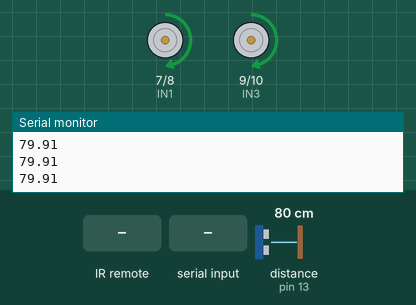
The sketch below on a simulated Arduino Uno, built with avr-gcc and run on an emulated ATmega328P. Shown: motor-driver pin pairs drawn as motors (green arrow = first pin HIGH = forward, orange = second pin HIGH = backward, longer = more drive, scaled by the enable pin), the last lines printed to the serial monitor. Wiring (inferred from the names in the program): ultrasonic range finder: trigger pin 12; echo pin 13. The test bench sets the inputs (shaded band); at power-on: distance to the obstacle (sensor on pin 13) 80 cm. The echo pulse lasts 58.3 µs per cm.

Above: at 1.8 s.
1.9 s: distance to the obstacle (sensor on pin 13) set to 23 cm
4.9 s: distance to the obstacle (sensor on pin 13) set to 19 cm
At 6.2 s:
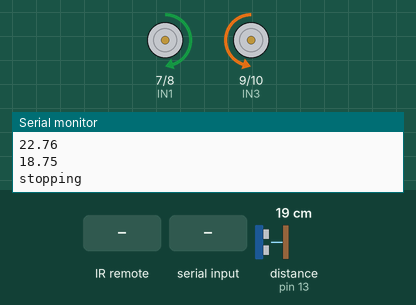
At 6.8 s:
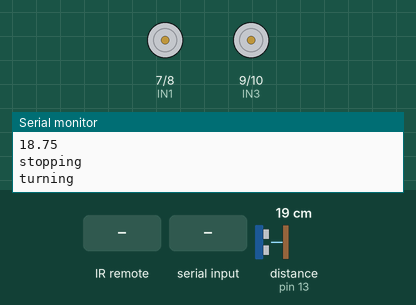
7.9 s: infrared code 0x00FF4AB5 received
At 10.3 s:
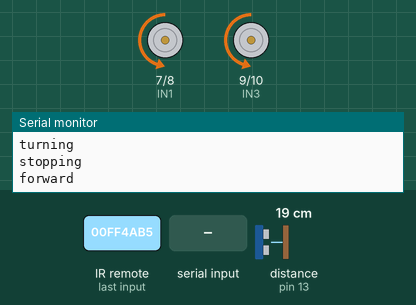
10.6 s: "left" received over Serial
13.6 s: "back" received over Serial
Timing chart, 0 to 16.6 s (numbered marks = the images above; inputs shaded):
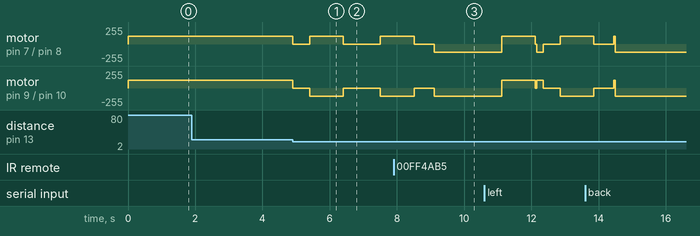

Measured:
- the behaviour switches between 21 and 20 cm on distance to the obstacle (sensor on pin 13) (found by bisection; images 0 and 1)
- after the input at 4.9 s, motor on pin 7 (IN1) / pin 8 (IN2): forward 120/255 → stopped at once, → forward 120/255 0.50 s later, → stopped 1.0 s later, → forward 120/255 1.1 s later; motor on pin 9 (IN3) / pin 10 (IN4): forward 120/255 → stopped at once, → backward 120/255 0.50 s later, → stopped 1.0 s later, → backward 120/255 1.1 s later

The sketch:

MissionHacks_AutonomousCar.ino
```cpp
#include <SoftwareSerial.h>
#include <IRremote.h>


#define echoPin 13
#define trigPin 12
#define IN1  7   //K1、K2 motor direction
#define IN2  8     //K1、K2 motor direction
#define IN3  9    //K3、K4 motor direction
#define IN4  10   //K3、K4 motor direction
#define ENA  5    // Needs to be a PWM pin to be able to control motor speed ENA
#define ENB  6    // Needs to be a PWM pin to be able to control motor speed ENA
#define IR_PIN    11 //IR receiver Signal pin connect to Arduino pin D2
IRrecv IR(IR_PIN);  //   IRrecv object  IR get code from IR remoter
decode_results IRresults;
#define LFSensor_1 2 //line follow sensor1
#define LFSensor_2 3 //line follow sensor2
char sensor[2]={0,0};
#define IR_ADVANCE       0x00FF18E7       //code from IR controller "▲" button
#define IR_BACK          0x00FF4AB5       //code from IR controller "▼" button
#define IR_RIGHT         0x00FF5AA5       //code from IR controller ">" button
#define IR_LEFT          0x00FF10EF       //code from IR controller "<" button
#define IR_LINEFOLLOW 0x00FF38C7       //code from IR controller "OK" button
// #define IR_LINEFOLLOW 0x00FFB04F       //code from IR controller "#" button
#define IR_STOP               0x00FF9867       //code from IR controller "0" button
String voice;
float duration, distance;
String string, conca;
int x;

enum DN
{
 GO_ADVANCE, //go forward
 GO_LEFT, //left turn
 GO_RIGHT,//right turn
 GO_BACK,//backward
 STOP_STOP,
 START_LINEFOLLOW,//start line follow
 STOP_LINEFOLLOW,//stop line follow
 DEF
}Drive_Num=DEF;

bool stopFlag = true;//set stop flag
bool JogFlag = false;
uint16_t JogTimeCnt = 0;
uint32_t JogTime=0;
uint8_t motor_update_flag = 0;


/*motor control*/
void go_ahead()  //motor rotate clockwise -->robot go ahead
{
 digitalWrite(IN1, HIGH);
 digitalWrite(IN2, LOW);
 digitalWrite(IN3, HIGH);
 digitalWrite(IN4,LOW);
}
void go_back(int t) //motor rotate counterclockwise -->robot go back
{
 digitalWrite(IN1, LOW);
 digitalWrite(IN2, HIGH);
 digitalWrite(IN3, LOW);
 digitalWrite(IN4,HIGH);
 delay(t);
}
void go_stop() //motor brake -->robot stop
{
 digitalWrite(IN1, LOW);
 digitalWrite(IN2, LOW);
 digitalWrite(IN3, LOW);
 digitalWrite(IN4,LOW);
}
void turn_right(int t)  //left motor rotate clockwise and right motor rotate counterclockwise -->robot turn right
{
 digitalWrite(IN1, LOW);
 digitalWrite(IN2, HIGH);
 digitalWrite(IN3, HIGH);
 digitalWrite(IN4, LOW);
 delay(t);
}
void turn_left(int t) //left motor rotate counterclockwise and right motor rotate clockwise -->robot turn left
{
 digitalWrite(IN1, HIGH);
 digitalWrite(IN2, LOW);
 digitalWrite(IN3, LOW);
 digitalWrite(IN4, HIGH);
 delay(t);
}
/*set motor speed */
void set_motorspeed(int lspeed,int rspeed) //change motor speed
{
 analogWrite(ENA,lspeed);//lspeed:0-255
 analogWrite(ENB,rspeed);//rspeed:0-255
}

void do_IR_Tick()
{
 if(IR.decode(&IRresults))
 {
   if(IRresults.value==IR_ADVANCE)
   {
     Drive_Num=GO_ADVANCE;
   }
   else if(IRresults.value==IR_RIGHT)
   {
      Drive_Num=GO_RIGHT;
   }
   else if(IRresults.value==IR_LEFT)
   {
      Drive_Num=GO_LEFT;
   }
   else if(IRresults.value==IR_BACK)
   {
       Drive_Num=GO_BACK;
   }
   else if(IRresults.value==IR_STOP)
   {
       Drive_Num=STOP_STOP;
   }
   else if(IRresults.value==IR_LINEFOLLOW)
    {
      Drive_Num=START_LINEFOLLOW;
    }
    else if(IRresults.value==IR_STOP)
    {
       Drive_Num=STOP_LINEFOLLOW;
    }
   IRresults.value = 0;
   IR.resume();
 }
}

void read_sensor_values()
{
  sensor[0]=digitalRead(LFSensor_1);
  sensor[1]=digitalRead(LFSensor_2);
}
void auto_tarcking(){
  read_sensor_values();
  if((sensor[0]==LOW)&&(sensor[1]==HIGH)){ //The right sensor is on the black line.The left sensor is on the white line
    set_motorspeed(250,250);
    turn_right(20);
  }
  else if((sensor[0]==HIGH)&&(sensor[1]==LOW)){//The right sensor is on the white line.The left sensor is on the black line
    set_motorspeed(250,250);
    turn_left(20);
  }
  else if((sensor[0]==LOW)&&(sensor[1]==LOW)){//The left an right sensor are on the white line.
    set_motorspeed(250,250);
    go_ahead();
  }
  else if((sensor[0]==HIGH)&&(sensor[1]==HIGH)){//The left an right sensor are on the black line.
    go_stop();
  }
 }

void do_Drive_Tick()
{
   switch (Drive_Num)
   {
//      case GO_ADVANCE:go_ahead();JogFlag = true;JogTimeCnt = 1;JogTime=millis();break;//if GO_ADVANCE code is detected, then go advance
     case GO_LEFT: turn_left(450);JogFlag = true;JogTimeCnt = 1;JogTime=millis();break;//if GO_LEFT code is detected, then turn left
     case GO_RIGHT:  turn_right(450);JogFlag = true;JogTimeCnt = 1;JogTime=millis();break;//if GO_RIGHT code is detected, then turn right
     case GO_BACK: go_back(2000);JogFlag = true;JogTimeCnt = 1;JogTime=millis();break;//if GO_BACK code is detected, then backward
     case STOP_STOP: go_stop();JogTime = 0;break;//stop
     default:break;
   }
   Drive_Num=DEF;
  //keep current moving mode for  200 millis seconds
   if(millis()-JogTime>=200)
   {
     JogTime=millis();
     if(JogFlag == true)
     {
       stopFlag = false;
       if(JogTimeCnt <= 0)
       {
         JogFlag = false; stopFlag = true;
       }
       JogTimeCnt--;
     }
     if(stopFlag == true)
     {
       JogTimeCnt=0;
       go_stop();
     }
   }
}
void setup() {
 /******L298N******/
 Serial.begin(9600);
 pinMode(LFSensor_1,INPUT);
  pinMode(LFSensor_2,INPUT);
 pinMode(IN1, OUTPUT);
 pinMode(IN2, OUTPUT);
 pinMode(IN3, OUTPUT);
 pinMode(IN4, OUTPUT);
 pinMode(ENA, OUTPUT);
 pinMode(ENB, OUTPUT);
 pinMode(trigPin, OUTPUT);
 pinMode(echoPin, INPUT);
 pinMode(IR_PIN, INPUT);
 digitalWrite(IR_PIN, HIGH);
 IR.enableIRIn();
 set_motorspeed(120,120);
}
void object_move(){
 distancefunc();
 if (distance <=20 && distance >= 1) {
 digitalWrite(IN1, LOW);
 digitalWrite(IN2, LOW);
 digitalWrite(IN3, LOW);
 digitalWrite(IN4,LOW);
     delay(500);
     Serial.println("stopping");
   digitalWrite(IN1, HIGH);
   digitalWrite(IN2, LOW);
   digitalWrite(IN3, LOW);
   digitalWrite(IN4, HIGH);
   delay(1000);
   Serial.println("turning");
 digitalWrite(IN1, LOW);
 digitalWrite(IN2, LOW);
 digitalWrite(IN3, LOW);
 digitalWrite(IN4,LOW);
     delay(600);
     Serial.println("stopping");
   digitalWrite(IN1, HIGH);
   digitalWrite(IN2, LOW);
   digitalWrite(IN3, HIGH);
   digitalWrite(IN4, LOW);
    Serial.println("forward");
 }

}

void distancefunc() {
 duration = pulseIn(echoPin, HIGH);
 distance = (duration / 2) * 0.0344;
 string = "Obst dist:";
 conca = string + distance;
// for (x = 0; x<=3; x++){
   Serial.println(distance);
   if (distance <=20) {
 digitalWrite(IN1, LOW);
 digitalWrite(IN2, LOW);
 digitalWrite(IN3, LOW);
 digitalWrite(IN4,LOW);
   }

//}
}
void loop() {
   go_ahead();
//   Serial.println("In object move\n");
   object_move();
while(Serial.available()>0)
 {
   delay(10);
   char c=Serial.read();
   if(c=='#')
   {
     break;
   }
   voice+=c;
   }
  if(voice=="back"){
   digitalWrite(IN1, LOW);
   digitalWrite(IN2, HIGH);
   digitalWrite(IN3, LOW);
   digitalWrite(IN4, HIGH);
    delay(5000);
   }
 else
   if(voice=="forward"){
   digitalWrite(IN1, HIGH);
   digitalWrite(IN2, LOW);
   digitalWrite(IN3, HIGH);
   digitalWrite(IN4, LOW);
  object_move();
   }
   else
   if(voice=="stop"){
   digitalWrite(IN1, LOW);
   digitalWrite(IN2, LOW);
   digitalWrite(IN3, LOW);
   digitalWrite(IN4, LOW);
  object_move();
   }
 else
  if(voice=="left"){
   digitalWrite(IN1, LOW);
   digitalWrite(IN2, HIGH);
   digitalWrite(IN3, HIGH);
   digitalWrite(IN4, LOW);
   delay(200);
   }
 else
  if(voice=="right"){
   digitalWrite(IN1, HIGH);
   digitalWrite(IN2, LOW);
   digitalWrite(IN3, LOW);
   digitalWrite(IN4, HIGH);
   delay(200);   }
  if(voice.length()>0)
   {
     Serial.println(voice);
      voice="";
   digitalWrite(IN1, LOW);
   digitalWrite(IN2, LOW);
   digitalWrite(IN3, LOW);
   digitalWrite(IN4, LOW);
   }
//    object_move();
 digitalWrite(trigPin, LOW);
//    object_move();
 delayMicroseconds(2);
//    object_move();
 digitalWrite(trigPin, HIGH);
 delayMicroseconds(10);
//    object_move();
 digitalWrite(trigPin, LOW);
//  object_move();
//  distance_func();
 do_IR_Tick();
 do_Drive_Tick();
 if(Drive_Num == START_LINEFOLLOW)
     auto_tarcking();
   else if(Drive_Num == STOP_LINEFOLLOW)
     go_stop();

}
```
